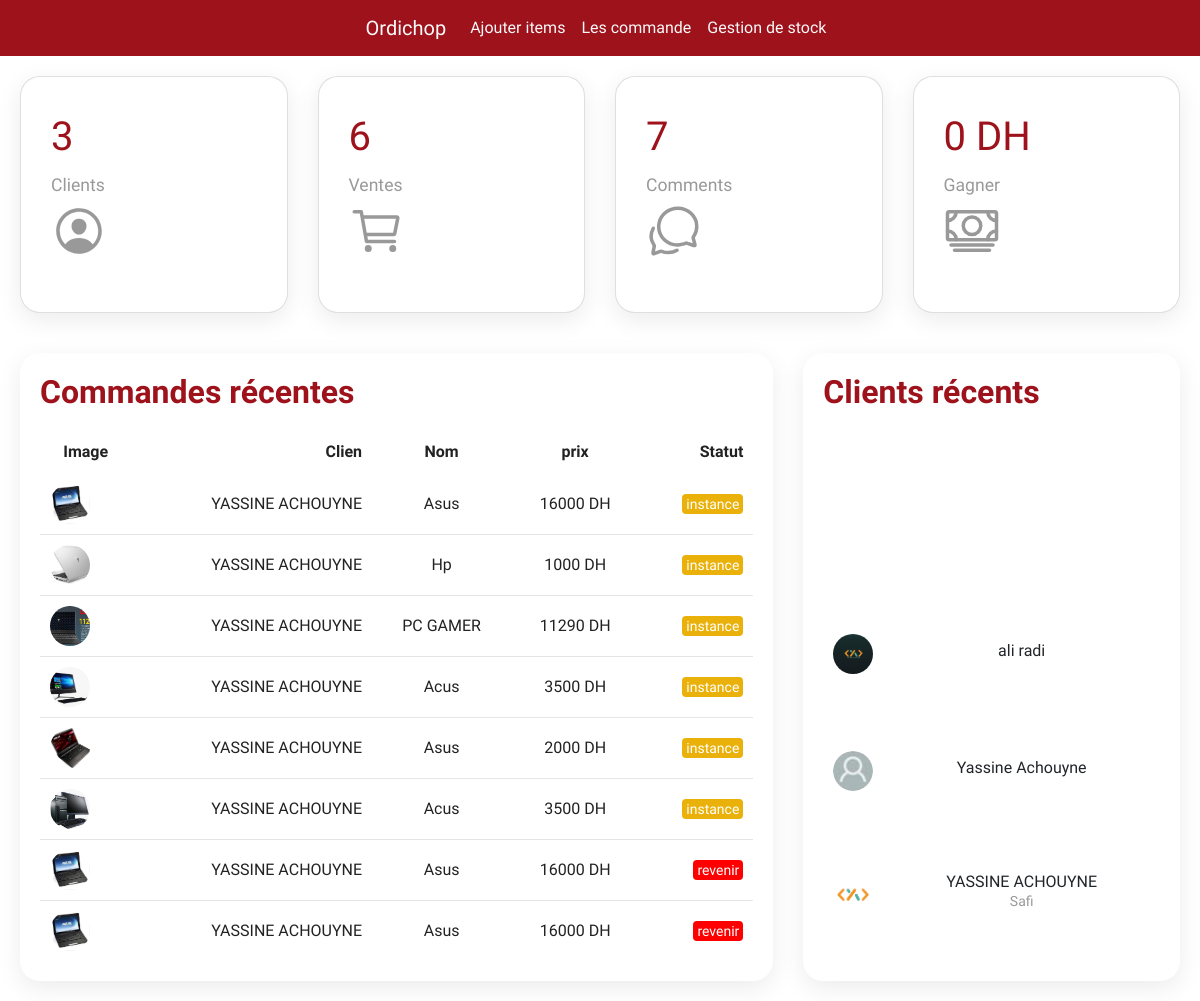
The page /admin/dashpord.php (signed in) on the database its author committed.
### tables this page shows
CREATE TABLE IF NOT EXISTS `produit_panier` (
  `id` int(11) NOT NULL AUTO_INCREMENT,
  `id_produit_panier` int(11) NOT NULL,
  `nom_produit_panier` varchar(225) DEFAULT NULL,
  `img_produit_panier` varchar(1000) DEFAULT NULL,
  `prix_produit_panier` int(11) DEFAULT NULL,
  `dscription_produit_panier` varchar(1000) DEFAULT NULL,
  `id_clien` int(11) NOT NULL,
  `quantit` int(11) NOT NULL,
  `statut` varchar(15) NOT NULL,
  PRIMARY KEY (`id`),
  KEY `id_clien` (`id_clien`)
);

CREATE TABLE IF NOT EXISTS `clien` (
  `id` int(11) NOT NULL AUTO_INCREMENT,
  `firstName` varchar(45) DEFAULT NULL,
  `lastName` varchar(45) DEFAULT NULL,
  `email` varchar(100) DEFAULT NULL,
  `passworde` varchar(45) DEFAULT NULL,
  `profil` varchar(1000) NOT NULL,
  `adress` varchar(200) NOT NULL,
  PRIMARY KEY (`id`)
);

### admin/dashpord.php (the view, shortened to what this page needs)
<?php
include "incAdmin/hedear.php" ;
include "../inc/db.php";
?>
<body>
        <div class="main">
            <div class="cardBox">
                <div class="card">
                    <div>
                        <div class="numbers">
                            <?php
                                $sql=$db->prepare("SELECT count(*) cp from clien");
                                $sql->execute([]);
                                echo $sql->fetch()['cp'];
                            ?>
                        </div>
                        <div class="cardName">Clients</div>
                    </div>
                    <div class="iconBx">
                    <ion-icon name="person-circle-outline"></ion-icon>
                    </div>
                </div>
                <div class="card">
                    <div>
                        <div class="numbers">
                        <?php
                                $sql=$db->prepare("SELECT count(*) cp from produit_panier where statut=?");
                                $sql->execute(["instance"]);
                                echo $sql->fetch()['cp'];
                            ?>
                        </div>
                        <div class="cardName">Ventes</div>
                    </div>
                    <div class="iconBx">
                        <ion-icon name="cart-outline"></ion-icon>
                    </div>
                </div>
                <div class="card">
                    <div>
                        <div class="numbers">
                        <?php
                                $sql1=$db->prepare("SELECT count(*) cp from commentes");
                                $sql1->execute([]);
                                $sql2=$db->prepare("SELECT count(*) cp from commentescouffre");
                                $sql2->execute([]);
                                echo $sql1->fetch()['cp']+$sql2->fetch()['cp'];
                            ?>
                        </div>
                        <div class="cardName">Comments</div>
                    </div>
                    <div class="iconBx">
                        <ion-icon name="chatbubbles-outline"></ion-icon>
                    </div>
                </div>
                <div class="card">
                    <div>
                        <div class="numbers">0 DH</div>
                        <div class="cardName">Gagner</div>
                    </div>
                    <div class="iconBx">
                        <ion-icon name="cash-outline"></ion-icon>
                    </div>
                </div>
            </div>
            <div class="details">
                <div class="recentOrders">
                    <div class="cardHeader">
                        <h2>Commandes récentes</h2>
                    </div>
                    <table>
                        <thead>
                            <tr>
                                <td>Image</td>
                                <td>Clien</td>
                                <td>Nom</td>
                                <td>prix</td>
                                <td>Statut</td>
                            </tr>
                        </thead>
                        <tbody>
                            <?php
                                $sql=$db->prepare("SELECT * from produit_panier p inner join clien c on p.id_clien=c.id ORDER BY p.id desc limit 8 ");
                                $sql->execute([]);
                                $tab= $sql->fetchAll();
                                foreach($tab as $val){
                            ?>
                            <tr>
                                <td>
                                    <div class="imgBx"><img src="/admin/image/<?=$val['img_produit_panier']?>" alt=""></div>
                                </td>
                                <td><?=$val['firstName']?> <?=$val['lastName']?></td>
                                <td><?=$val['nom_produit_panier']?></td>
                                <td><?=$val['prix_produit_panier']?> DH</td>
                                <td><span class="status <?=$val['statut']?>"><?=$val['statut']?></span></td>
                            </tr>
                            <?php }?>
                        </tbody>
                    </table>
                </div>
                <div class="recentCustomers">
                    <div class="cardHeader">
                        <h2>Clients récents</h2>
                    </div>
                    <table>
                    <?php
                                $sql=$db->prepare("SELECT * from clien ORDER BY id desc limit 8");
                                $sql->execute([]);
                                $tab= $sql->fetchAll();
                                foreach($tab as $val){
                            ?>
                        <tr>
                            <td width="60px">
                                <div class="imgBx"><img src="../image/<?=$val['profil']?>" alt=""></div>
                            </td>
                            <td>
                                <h4><?=$val['firstName']?> <?=$val['lastName']?><br> <span><?=$val['adress']?></span></h4>
                            </td>
                        </tr>
                        <?php }?>
                    </table>
                </div>
            </div>
        </div>
</body>
</html>

### admin/css/style.css (style rules this page uses)
body { background-color: #f3f3f3; }
table { text-align: center; }

### admin/css/dash.css (style rules this page uses)
* { font-family: "Ubuntu", sans-serif; margin: 0; padding: 0; box-sizing: border-box; }
:root { --blue: #9e121b; --white: #fff; --gray: #f3f3f3; --black1: #222; --black2: #999; }
.cardBox { position: relative; width: 100%; padding: 20px; display: grid; grid-template-columns: repeat(4, 1fr); grid-gap: 30px; }
.cardBox .card { position: relative; background: var(--white); padding: 30px; border-radius: 20px; display: flex; justify-content: space-between; cursor: pointer; box-shadow: 0 7px 25px rgba(0, 0, 0, 0.08); }
.cardBox .card .numbers { position: relative; font-weight: 500; font-size: 2.5rem; color: var(--blue); }
.cardBox .card .cardName { color: var(--black2); font-size: 1.1rem; margin-top: 5px; }
.cardBox .card .iconBx { font-size: 3.5rem; color: var(--black2); }
.details { position: relative; width: 100%; padding: 20px; display: grid; grid-template-columns: 2fr 1fr; grid-gap: 30px; }
.details .recentOrders { position: relative; display: grid; min-height: 500px; background: var(--white); padding: 20px; box-shadow: 0 7px 25px rgba(0, 0, 0, 0.08); border-radius: 20px; }
.details .cardHeader { display: flex; justify-content: space-between; align-items: flex-start; }
.cardHeader h2 { font-weight: 600; color: var(--blue); }
.details table { width: 100%; border-collapse: collapse; margin-top: 10px; }
.details table thead td { font-weight: 600; }
.details .recentOrders table tr { color: var(--black1); border-bottom: 1px solid rgba(0, 0, 0, 0.1); }
.details .recentOrders table tr:last-child { border-bottom: none; }
.details .recentOrders table tr td { padding: 10px; }
.details .recentOrders table tr td:last-child { text-align: end; }
.details .recentOrders table tr td:nth-child(2) { text-align: end; }
.details .recentOrders table tr td:nth-child(3) { text-align: center; }
.status.instance { padding: 2px 4px; background: #e9b10a; color: var(--white); border-radius: 4px; font-size: 14px; font-weight: 500; }
.status.revenir { padding: 2px 4px; background: #f00; color: var(--white); border-radius: 4px; font-size: 14px; font-weight: 500; }
.recentCustomers { position: relative; display: grid; min-height: 500px; padding: 20px; background: var(--white); box-shadow: 0 7px 25px rgba(0, 0, 0, 0.08); border-radius: 20px; }
.imgBx { position: relative; width: 40px; height: 40px; border-radius: 50px; overflow: hidden; }
.imgBx img { position: absolute; top: 0; left: 0; width: 100%; height: 100%; object-fit: cover; }
.recentCustomers table tr td { padding: 12px 10px; }
.recentCustomers table tr td h4 { font-size: 16px; font-weight: 500; line-height: 1.2rem; }
.recentCustomers table tr td h4 span { font-size: 14px; color: var(--black2); }

### rows shown on the page
produit_panier: img_produit_panier (picture), id_clien.firstName "YASSINE", id_clien.lastName "ACHOUYNE", nom_produit_panier "Asus", prix_produit_panier "16000", statut "instance"
produit_panier: img_produit_panier (picture), id_clien.firstName "YASSINE", id_clien.lastName "ACHOUYNE", nom_produit_panier "Hp", prix_produit_panier "1000", statut "instance"
produit_panier: img_produit_panier (picture), id_clien.firstName "YASSINE", id_clien.lastName "ACHOUYNE", nom_produit_panier "PC GAMER", prix_produit_panier "11290", statut "instance"
produit_panier: img_produit_panier (picture), id_clien.firstName "YASSINE", id_clien.lastName "ACHOUYNE", nom_produit_panier "Acus", prix_produit_panier "3500", statut "instance"
produit_panier: img_produit_panier (picture), id_clien.firstName "YASSINE", id_clien.lastName "ACHOUYNE", nom_produit_panier "Asus", prix_produit_panier "2000", statut "instance"
produit_panier: img_produit_panier (picture), id_clien.firstName "YASSINE", id_clien.lastName "ACHOUYNE", nom_produit_panier "Acus", prix_produit_panier "3500", statut "instance"
produit_panier: img_produit_panier (picture), id_clien.firstName "YASSINE", id_clien.lastName "ACHOUYNE", nom_produit_panier "Asus", prix_produit_panier "16000", statut "revenir"
produit_panier: img_produit_panier (picture), id_clien.firstName "YASSINE", id_clien.lastName "ACHOUYNE", nom_produit_panier "Asus", prix_produit_panier "16000", statut "revenir"
clien: profil (picture), firstName "ali", lastName "radi"
clien: profil (placeholder picture), firstName "Yassine", lastName "Achouyne"
clien: profil (picture), firstName "YASSINE", lastName "ACHOUYNE", adress "Safi"

### other values the page prints
$sql->fetch()['cp'] "3"
$sql->fetch()['cp'] "6"
$sql1->fetch()['cp']+$sql2->fetch()['cp'] "7"
